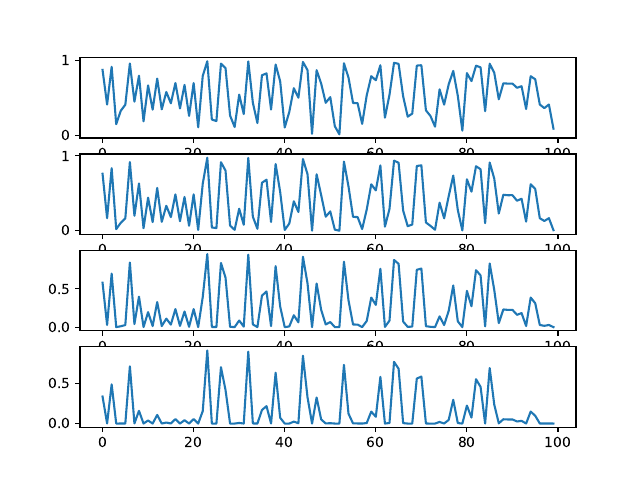

Recreate this plot in Python.
import numpy as np
import matplotlib.pyplot as plt

x = np.random.random(100)

fig, ax = plt.subplots(4)
ax[0].plot(x)

m1 = x*x
m2 = m1 * m1

ax[1].plot(m1)
ax[2].plot(m2)
ax[3].plot(m2 * m2)

# semnalul se netezeste pentru fiecare modificare
plt.show()
fig.savefig("ex1.pdf")
